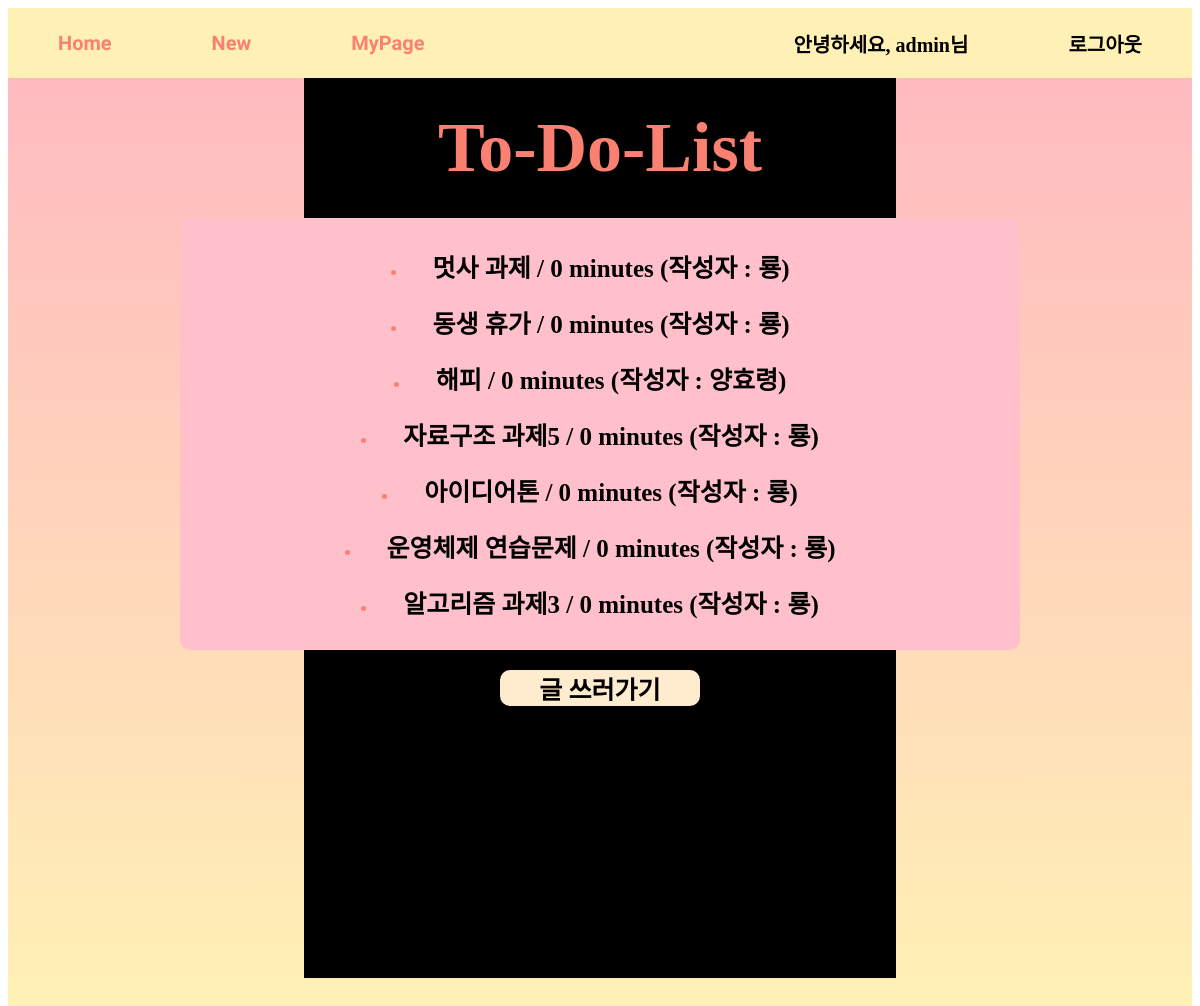
The app's page / (signed in) with its own data.
### todoapp/models.py (models this page shows, shortened)
class List(models.Model):
    title = models.CharField(max_length=200, default='')
    content = models.TextField(default='')
    date = models.DateTimeField(default='')
    author = models.ForeignKey(User, on_delete=models.CASCADE, related_name='lists', null=True, default=None)

### todoapp/views.py (the view)
# urls.py: 2. Add a URL to urlpatterns:  path('', views.home, name='home')
def home(request):
    lists = List.objects.all().order_by('date')
    return render(request, 'home.html', {'lists': lists})

### todoapp/templates/home.html (shortened to what this page needs)
{% extends 'base.html' %}
{% block css %} {% load static %}
    <link rel="stylesheet" type ="text/css" href ="{% static 'home.css'%}"/>
{% endblock %}
{% block entire %}
        <h1>To-Do-List</h1>
        <div class="list">
            {% for list in lists %}
            <li>
                <a href="{% url 'detail' list.pk %}">{{ list.title }} / {{ list.date|timeuntil }} (작성자 : {{ list.author }})</a>
            </li>
            {% endfor %}
        </div>
        <div class="new">
            <a href="{% url 'new' %}">글 쓰러가기</a>
        </div>
{% endblock %}

### todoapp/templates/base.html (shortened to what this page needs)
<!DOCTYPE html>
<html lang="en">
<head>
    {% load static %}
    {% load socialaccount %}
    <link rel="stylesheet" type="text/css" href="{% static 'base.css'%}" />
    {% block css %}
    {% endblock %}
</head>
<body>
    <div class="container">
        <div class="navbar">
            <div class="left">
                <div id="nav">
                    <a href="{% url 'home' %}">Home</a>
                </div>
                <div id="nav">
                    <a href="{% url 'new' %}">New</a>
                </div>
                {% if user.is_authenticated %}
                <div id="nav">
                    <a href="{% url 'mypage' user.pk %}">MyPage</a>
                </div>
                {% endif %}
            </div>
            <div class="right">
                {% if user.is_authenticated %}
                <a class="nav-item">안녕하세요, {{ user.username }}님</a>
                <a class="nav-item" href="{% url 'logout' %}">로그아웃</a>
                {% else %}
                <a class="nav-item" href="{% url 'login' %}">로그인</a>
                <a class="nav-item" href="{% provider_login_url 'kakao' %}">카카오 로그인</a>
                <a class="nav-item" href="{% url 'signup' %}">회원가입</a>
                {% endif %}
            </div>
        </div>
        <div class="entire">
            {% block entire %}
            {% endblock %}
        </div>
    </div>
</body>
</html>

### todoapp/static/base.css (style rules this page uses)
.container { background: linear-gradient(to bottom, lightpink, #fff1b5); height: 1000px; }
.navbar { display: flex; flex-direction: row; justify-content: space-between; align-items: center; background-color: #fff1b5; width: 100%; height: 70px; }
#nav > a { font-family: 'Goblin One', cursive;; text-decoration-line: none ; color: salmon; font-size: 20px; font-weight: bold; margin: 0px 50px 0px 50px; }
.entire { display: flex; flex-direction: column; align-items: center; color: salmon; width: 50%; background-color: black; margin-left: 25%; height: 900px; }
.left { display: flex; flex-direction: row; justify-content: flex-start; align-items: center; background-color: #fff1b5; width: 100%; height: 70px; }
.right { display: flex; flex-direction: row; justify-content: flex-end; align-items: center; background-color: #fff1b5; width: 100%; height: 70px; }
.right > a { text-decoration-line: none ; color: black; font-size: 20px; font-weight: bold; margin: 0px 50px 0px 50px; }

### todoapp/static/home.css (style rules this page uses)
h1 { font-size: 70px; margin: 30px; font-family: 'Itim', cursive; }
.list { display: flex; flex-direction: column; justify-content: center; align-items: center; border-radius: 10px; width: 800px; background-color: pink; padding: 20px; }
a { font-size: 25px; cursor: pointer; margin: 20px; color: black; text-decoration-line: none ; font-weight: bold; }
li { cursor: pointer; margin: 10px; }
.new { width: 200px; background-color: blanchedalmond; margin: 20px; text-align: center; border-radius: 10px; }

### records on screen
List: title "멋사 과제", date "0 minutes", author "룡"
List: title "동생 휴가", date "0 minutes", author "룡"
List: title "해피", date "0 minutes", author "양효령"
List: title "자료구조 과제5", date "0 minutes", author "룡"
List: title "아이디어톤", date "0 minutes", author "룡"
List: title "운영체제 연습문제", date "0 minutes", author "룡"
List: title "알고리즘 과제3", date "0 minutes", author "룡"

### other values on screen
{{ user.username }} "admin"
